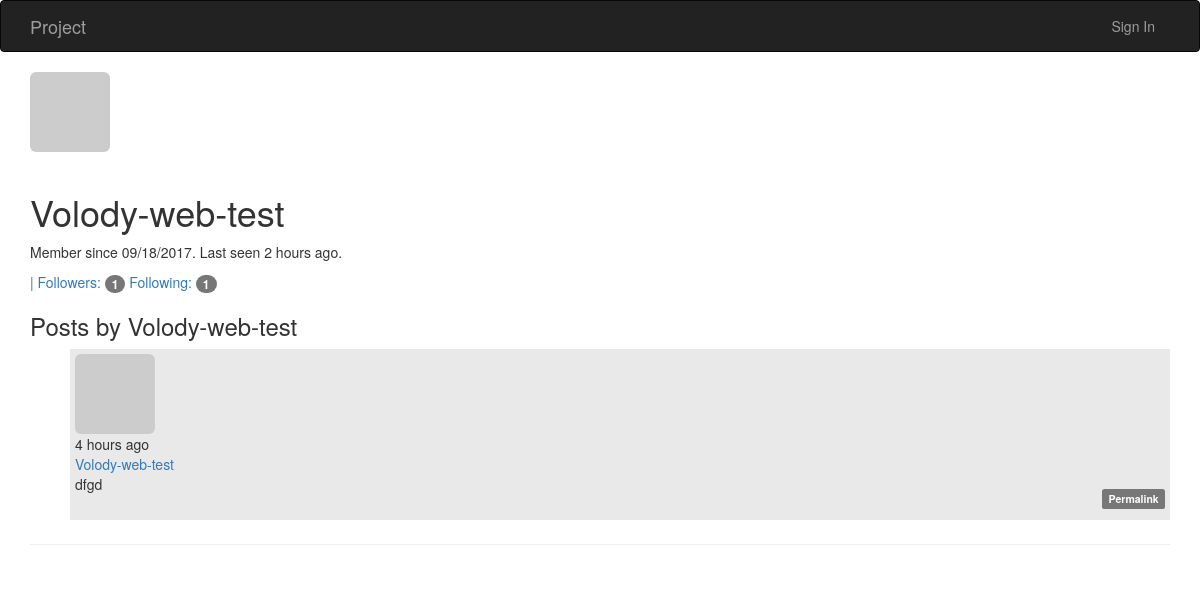
/user/Volody-web-test, run on an earlier commit of the app's database.
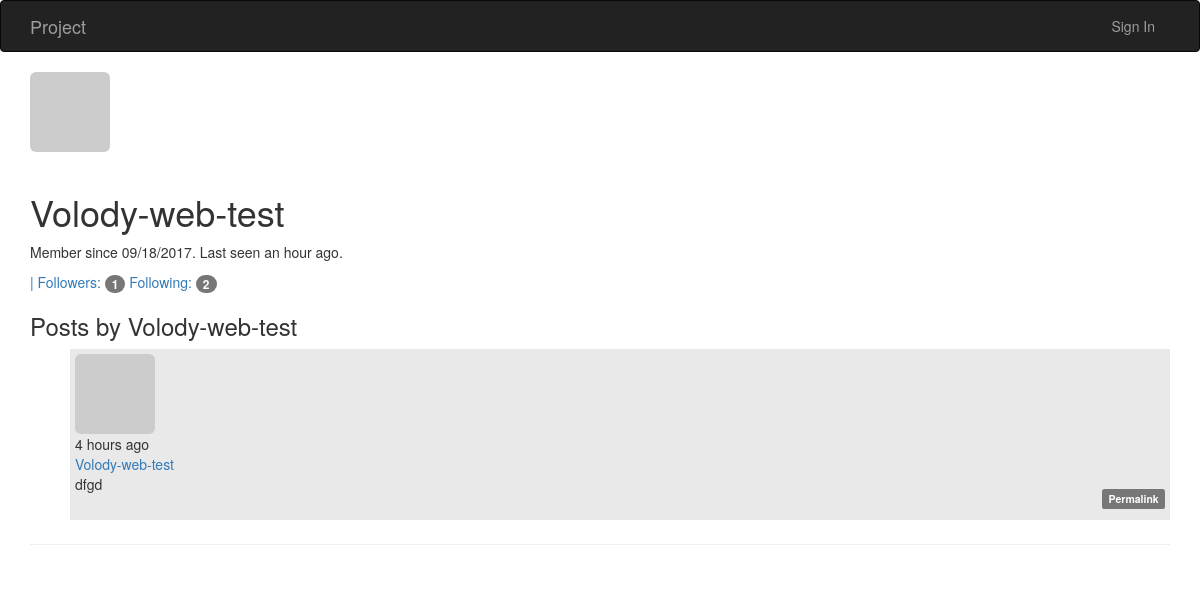
And on a later commit of the database.
### app/models.py (models this page shows, shortened)
class User(UserMixin, db.Model):
    __tablename__ = 'users'
    id = db.Column(db.Integer, primary_key=True)
    email = db.Column(db.String(64), unique=True, index=True)
    username = db.Column(db.String(64), unique=True, index=True)
    role_id = db.Column(db.Integer, db.ForeignKey('roles.id'))
    password_hash = db.Column(db.String(128))
    confirmed = db.Column(db.Boolean, default=False)
    name = db.Column(db.String(64))
    location = db.Column(db.String(64))
    about_me = db.Column(db.Text())
    member_since = db.Column(db.DateTime(), default=datetime.utcnow)
    last_seen = db.Column(db.DateTime(), default=datetime.utcnow)
    avatar_hash = db.Column(db.String(32))
    posts = db.relationship('Post', backref='author', lazy='dynamic')
    taxonomy = db.relationship('Taxonomy', backref='author', lazy='dynamic')
    followed = db.relationship('Follow',
                               foreign_keys=[Follow.follower_id],
                               backref=db.backref('follower', lazy='joined'),
                               lazy='dynamic',
                               cascade='all, delete-orphan')
    followers = db.relationship('Follow',
                                foreign_keys=[Follow.followed_id],
                                backref=db.backref('followed', lazy='joined'),
                                lazy='dynamic',
                                cascade='all, delete-orphan')
    comments = db.relationship('Comment', backref='author', lazy='dynamic')
    @property
    def password(self):
        raise AttributeError('password is not a readable attribute')
    def gravatar(self, size=100, default='identicon', rating='g'):
        if request.is_secure:
            url = 'https://secure.gravatar.com/avatar'
        else:
            url = 'http://www.gravatar.com/avatar'
        hash = self.avatar_hash or hashlib.md5(
            self.email.encode('utf-8')).hexdigest()
        return '{url}/{hash}?s={size}&d={default}&r={rating}'.format(
            url=url, hash=hash, size=size, default=default, rating=rating)

class Post(db.Model):
    __tablename__ = 'posts'
    id = db.Column(db.Integer, primary_key=True)
    body = db.Column(db.Text)
    body_html = db.Column(db.Text)
    timestamp = db.Column(db.DateTime, index=True, default=datetime.utcnow)
    author_id = db.Column(db.Integer, db.ForeignKey('users.id'))
    comments = db.relationship('Comment', backref='post', lazy='dynamic')
    taxonomy_id = db.Column(db.Integer, db.ForeignKey('taxonomy.id'))

### app/main/views.py (the view)
@main.route('/user/<username>')
def user(username):
	user = User.query.filter_by(username=username).first()
	if user is None:
		abort(404)
	posts = user.posts.order_by(Post.timestamp.desc()).all()
	return render_template('user.html', title = 'Profile', user=user, posts=posts)

### app/auth/views.py (called while the page is built)
@auth.before_app_request
def before_request():
    if current_user.is_authenticated:
        current_user.ping()
        if not current_user.confirmed \
                and request.endpoint \
                and request.endpoint[:5] != 'auth.' \
                and request.endpoint != 'static':
            return redirect(url_for('auth.unconfirmed'))

### app/main/__init__.py (called while the page is built)
@main.app_context_processor
def inject_permissions():
    return dict(Permission=Permission)

### app/models.py (called while the page is built)
    def can(self, permissions):
        return False

    def is_administrator(self):
        return False

### app/templates/user.html (shortened to what this page needs)
{% extends "base.html" %}
{% block content %}
<div class="container">
	<img class="img-rounded profile-thumbnail" src="{{ user.gravatar(size=256) }}">
    <div class="page-header">
     <h1>{{ user.username }}</h1>
	<p>
	Member since {{ moment(user.member_since).format('L') }}.
	Last seen {{ moment(user.last_seen).fromNow() }}.
	</p>
	<a href="{{ url_for('.followers', username=user.username) }}">
		| Followers:
		<span class="badge">{{ user.followers.count() }}</span>
	</a>
	<a href="{{ url_for('.followed_by', username=user.username) }}">
		Following: <span class="badge">{{ user.followed.count() }}</span>
	</a>
	<h3>Posts by {{ user.username }}</h3>
	{% include 'posts/_posts.html' %}
    </div>
</div>
{% endblock %}

### app/templates/base.html (shortened to what this page needs)
<html>
<head>
	<link href="{{ url_for('static', filename='bootstrap/css/bootstrap.min.css') }}" rel="stylesheet">
	<link href="{{ url_for('static', filename='style.css') }}" rel="stylesheet">
</head>
<body>
{% block navbar %}
	<div class="navbar navbar-inverse" role="navigation">
		<div class="container">
			<div class="navbar-header">
				<a class="navbar-brand" href="/">Project</a>
			</div>
			<div class="navbar-collapse collapse">
				<ul class="nav navbar-nav navbar-right">
					{% if current_user.is_authenticated %}
						<li class="dropdown">
						    <a href="#" class="dropdown-toggle" data-toggle="dropdown">
						        Account <b class="caret"></b>
						    </a>
						    <ul class="dropdown-menu">
						        <li><a href="{{ url_for('auth.logout') }}">Log Out</a></li>
						    </ul>
						</li>
					{% else %}
						<li><a href="{{ url_for('auth.login') }}">Sign In</a></li>
					{% endif %}
				</ul>
			</div>
		</div>
	</div>
{% endblock %}
{% block content %}{% endblock %}
</body>
</html>

### app/templates/posts/_posts.html (shortened to what this page needs)
<ul class="posts">
	{% for post in posts %}
		<li class="post">
			<div class="profile-thumbnail">
				<a href="{{ url_for('.user', username=post.author.username) }}">
					<img class="img-rounded profile-thumbnail" src="{{ post.author.gravatar(size=40) }}">
				</a>
			</div>
			<div class="post-date">{{ moment(post.timestamp).fromNow() }}</div>
			<div class="post-author">
				<a href="{{ url_for('.user', username=post.author.username) }}">
					{{ post.author.username }}
				</a>
			</div>
			<div class="post-body">{{ post.body }}</div>
			<div class="post-footer">
				{% if post.id != id %}
					<a href="{{ url_for('.post', id=post.id) }}">
						<span class="label label-default">{{id}}{% if post.id == id %} der post {%endif%}Permalink</span>
					</a>
				{% endif %}
			</div>
		</li>
	{% endfor %}
</ul>

### app/static/style.css (style rules this page uses)
ul.posts li { list-style: none; padding: 5px; background-color: #e9e9e9; margin-bottom: 15px; }
.post-footer { text-align: right; padding-bottom: 10px; }
.post-footer a { text-decoration: none; }

What changed in the data, as far as the page shows it:
changed User "Volody-web-test": last_seen "2 hours ago" → "an hour ago"
Also different on the page:
{{ user.followed.count() }}: "1" → "2"
